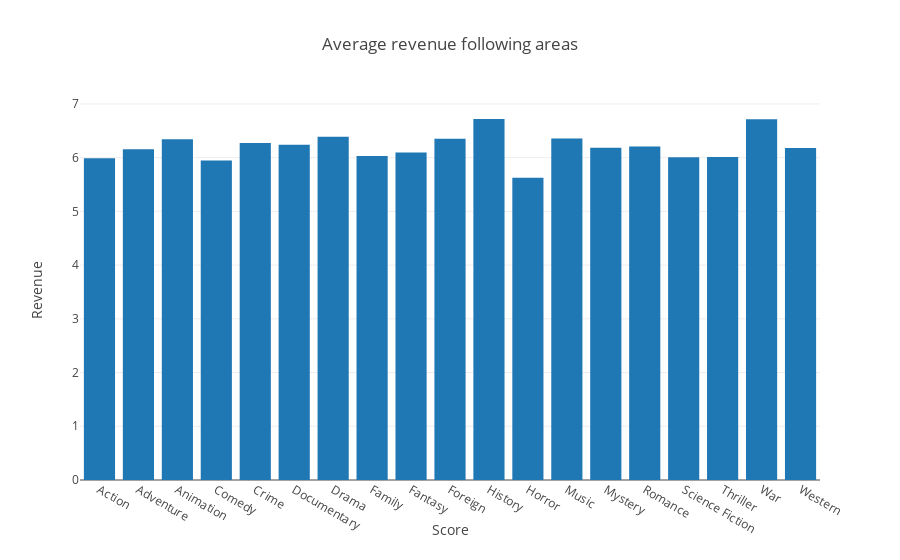

The cell this chart's notebook holds for it:
### Markdown cell above
Genres vs Score.

### Code cell
genre_table = eval_table.groupby('Genre').mean() # Contain the mean values of each area.
# We need to discard genres which have under 30 samples because they are not statistical significant.
genre_list = eval_table.groupby('Genre').count()[eval_table.groupby('Genre').count().Score.values >= 30].index.values
genre_table = genre_table[genre_table.index.isin(genre_list)]

# Now draw table
table = [
    go.Bar(
        x=genre_table.index.values, # The genre now is the index in area_table
        y=genre_table.Score
    )
]

layout = go.Layout(
    title='Average revenue following areas',
    yaxis=dict(title='Revenue'),
    xaxis=dict(title='Score')
)

fig = go.Figure(data=table, layout=layout)
iplot(fig)

### Figure 1 — Plotly figure (JSON) as saved in the notebook; plotly's stock layout.template omitted (floating-point values rounded to 4 significant figures)
{"data": [{"type": "bar", "uid": "1ca12baa-c0af-11e8-bef8-9cad97a9b18b", "x": ["Action", "Adventure", "Animation", "Comedy", "Crime", "Documentary", "Drama", "Family", "Fantasy", "Foreign", "History", "Horror", "Music", "Mystery", "Romance", "Science Fiction", "Thriller", "War", "Western"], "y": [5.99, 6.157, 6.341, 5.946, 6.274, 6.238, 6.389, 6.03, 6.097, 6.353, 6.72, 5.627, 6.356, 6.184, 6.208, 6.006, 6.011, 6.714, 6.178]}], "layout": {"title": "Average revenue following areas", "xaxis": {"title": "Score"}, "yaxis": {"title": "Revenue"}}}
